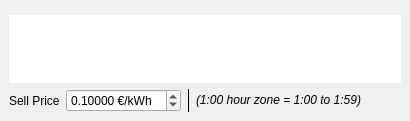
        <widget class="QWidget" name="price_t">
         <attribute name="title">
          <string>💰 Energy Price (In)</string>
         </attribute>
         <layout class="QVBoxLayout" name="verticalLayout_4">
          <property name="spacing">
           <number>6</number>
          </property>
          <property name="leftMargin">
           <number>9</number>
          </property>
          <property name="topMargin">
           <number>9</number>
          </property>
          <property name="rightMargin">
           <number>9</number>
          </property>
          <property name="bottomMargin">
           <number>9</number>
          </property>
          <item>
           <layout class="QVBoxLayout" name="verticalLayout_11">
            <item>
             <widget class="QMplPlotterWidget" name="plot_price" native="true">
              <property name="sizePolicy">
               <sizepolicy hsizetype="Expanding" vsizetype="Expanding">
                <horstretch>0</horstretch>
                <verstretch>0</verstretch>
               </sizepolicy>
              </property>
             </widget>
            </item>
            <item>
             <widget class="QTableView" name="table_price_energy">
              <property name="sizePolicy">
               <sizepolicy hsizetype="Expanding" vsizetype="Maximum">
                <horstretch>0</horstretch>
                <verstretch>0</verstretch>
               </sizepolicy>
              </property>
              <property name="maximumSize">
               <size>
                <width>10000000</width>
                <height>1000</height>
               </size>
              </property>
              <property name="contextMenuPolicy">
               <enum>Qt::PreventContextMenu</enum>
              </property>
              <property name="frameShape">
               <enum>QFrame::NoFrame</enum>
              </property>
              <property name="frameShadow">
               <enum>QFrame::Plain</enum>
              </property>
              <property name="lineWidth">
               <number>0</number>
              </property>
              <property name="sizeAdjustPolicy">
               <enum>QAbstractScrollArea::AdjustToContents</enum>
              </property>
              <property name="alternatingRowColors">
               <bool>true</bool>
              </property>
              <property name="selectionMode">
               <enum>QAbstractItemView::SingleSelection</enum>
              </property>
              <property name="selectionBehavior">
               <enum>QAbstractItemView::SelectItems</enum>
              </property>
              <property name="textElideMode">
               <enum>Qt::ElideNone</enum>
              </property>
              <property name="sortingEnabled">
               <bool>false</bool>
              </property>
              <property name="wordWrap">
               <bool>true</bool>
              </property>
              <attribute name="horizontalHeaderCascadingSectionResizes">
               <bool>false</bool>
              </attribute>
              <attribute name="horizontalHeaderStretchLastSection">
               <bool>false</bool>
              </attribute>
              <attribute name="verticalHeaderVisible">
               <bool>true</bool>
              </attribute>
              <attribute name="verticalHeaderMinimumSectionSize">
               <number>10</number>
              </attribute>
              <attribute name="verticalHeaderStretchLastSection">
               <bool>false</bool>
              </attribute>
             </widget>
            </item>
            <item>
             <layout class="QHBoxLayout" name="horizontalLayout_17">
              <property name="leftMargin">
               <number>0</number>
              </property>
              <property name="topMargin">
               <number>0</number>
              </property>
              <property name="rightMargin">
               <number>0</number>
              </property>
              <property name="bottomMargin">
               <number>0</number>
              </property>
              <item>
               <widget class="QLabel" name="label_21">
                <property name="text">
                 <string>Sell Price</string>
                </property>
               </widget>
              </item>
              <item>
               <widget class="QDoubleSpinBox" name="sell_price">
                <property name="sizePolicy">
                 <sizepolicy hsizetype="Preferred" vsizetype="Preferred">
                  <horstretch>0</horstretch>
                  <verstretch>0</verstretch>
                 </sizepolicy>
                </property>
                <property name="locale">
                 <locale language="English" country="UnitedStates"/>
                </property>
                <property name="prefix">
                 <string/>
                </property>
                <property name="suffix">
                 <string> €/kWh</string>
                </property>
                <property name="decimals">
                 <number>5</number>
                </property>
                <property name="maximum">
                 <double>10.000000000000000</double>
                </property>
                <property name="singleStep">
                 <double>0.010000000000000</double>
                </property>
                <property name="value">
                 <double>0.100000000000000</double>
                </property>
               </widget>
              </item>
              <item>
               <widget class="Line" name="line_13">
                <property name="frameShadow">
                 <enum>QFrame::Plain</enum>
                </property>
                <property name="lineWidth">
                 <number>0</number>
                </property>
                <property name="orientation">
                 <enum>Qt::Vertical</enum>
                </property>
               </widget>
              </item>
              <item>
               <widget class="QLabel" name="label_22">
                <property name="text">
                 <string>&lt;html&gt;&lt;head/&gt;&lt;body&gt;&lt;p&gt;&lt;span style=&quot; font-style:italic;&quot;&gt;(1:00 hour zone = 1:00 to 1:59)&lt;/span&gt;&lt;/p&gt;&lt;/body&gt;&lt;/html&gt;</string>
                </property>
               </widget>
              </item>
              <item>
               <spacer name="horizontalSpacer_6">
                <property name="orientation">
                 <enum>Qt::Horizontal</enum>
                </property>
                <property name="sizeHint" stdset="0">
                 <size>
                  <width>40</width>
                  <height>20</height>
                 </size>
                </property>
               </spacer>
              </item>
             </layout>
            </item>
           </layout>
          </item>
         </layout>
        </widget>
